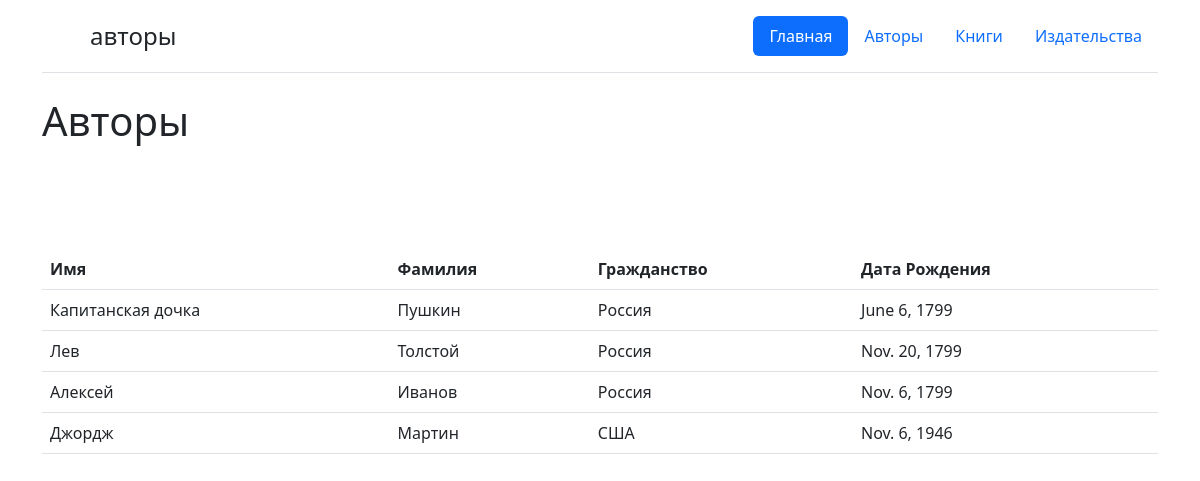
Screenshot of /view_a with the database file from the repository.
### main/models.py (models this page shows, shortened)
class Authors(models.Model):
    name = models.CharField("Имя автора", max_length=50)
    surname = models.CharField("Имя автора", max_length=50)
    cit = models.CharField("Гражданство", max_length=50)
    birthday = models.DateField("Дата рождения автора")
    class Meta:
        verbose_name = "Автор"
        verbose_name_plural = "Авторы"

### main/views.py (the view)
# urls.py: path('view_a', views.view_a, name="view_a"),
def view_a(request):
    books = Authors.objects.all()
    context = {
        'authors': books,
        'title':'Посмотреть'
    }
    return render(request, 'main/view_a.html',context)

### main/templates/main/view_a.html (shortened to what this page needs)
{% extends 'main/base.html'%}
{% block title_1 %}
авторы
{% endblock %}
{% block content %}
<h1>Авторы</h1>
            <div><table class="table">
                <thead>
                    <tr>
                    <th>Имя</th>
                    <th>Фамилия</th>
                    <th>Гражданство</th>
                    <th>Дата Рождения</th>
                    </tr>
                </thead>
            <tbody>
            {% for el in authors %}
                <tr><td>{{el.name}}</td><td>{{el.surname}}</td><td>{{el.cit}}</td><td>{{el.birthday}}</td><br>
            {% endfor %}
            </tbody>
        </table></div>
{% endblock %}

### main/templates/main/base.html (shortened to what this page needs)
<!doctype html>
<html lang="en">
<head>
    <link rel = "stylesheet" href ="https://cdn.jsdelivr.net/npm/bootstrap@5.2.2/dist/css/bootstrap.min.css">
</head>
<body>
<div class="container">
    <header class="d-flex flex-wrap justify-content-center py-3 mb-4 border-bottom">
      <a href="/" class="d-flex align-items-center mb-3 mb-md-0 me-md-auto text-dark text-decoration-none">
        <svg class="bi me-2" width="40" height="32"><use xlink:href="#bootstrap"></use></svg>
        <span class="fs-4">{% block title_1%} {%endblock%}</span>
      </a>
      <ul class="nav nav-pills">
       <li class="nav-item"><a href="{% url 'home'%}" class="nav-link active" aria-current="page">Главная</a></li>
        <li class="nav-item"><a href="{% url 'create_a' %}" class="nav-link"> Авторы</a></li>
        <li class="nav-item"><a href="{% url 'create_b' %}" class="nav-link">Книги</a></li>
        <li class="nav-item"><a href="{% url 'create_pb' %}" class="nav-link">Издательства</a></li>
      </ul>
    </header>
  {% block content %}{% endblock %}
  </div>

### rows the page displays
Authors: name "Капитанская дочка", surname "Пушкин", cit "Россия", birthday "June 6, 1799"
Authors: name "Лев", surname "Толстой", cit "Россия", birthday "Nov. 20, 1799"
Authors: name "Алексей", surname "Иванов", cit "Россия", birthday "Nov. 6, 1799"
Authors: name "Джордж", surname "Мартин", cit "США", birthday "Nov. 6, 1946"
